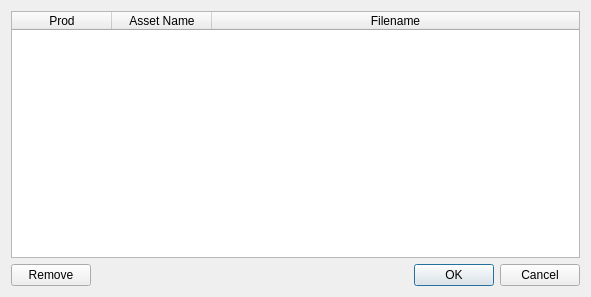
<?xml version="1.0" encoding="UTF-8"?>
<ui version="4.0">
 <class>Dialog</class>
 <widget class="QDialog" name="Dialog">
  <property name="geometry">
   <rect>
    <x>0</x>
    <y>0</y>
    <width>591</width>
    <height>297</height>
   </rect>
  </property>
  <property name="windowTitle">
   <string>Anim Transfer</string>
  </property>
  <layout class="QGridLayout" name="gridLayout">
   <item row="0" column="0" colspan="2">
    <widget class="QTableWidget" name="tableWidget">
     <property name="selectionBehavior">
      <enum>QAbstractItemView::SelectRows</enum>
     </property>
     <attribute name="horizontalHeaderStretchLastSection">
      <bool>true</bool>
     </attribute>
     <column>
      <property name="text">
       <string>Prod</string>
      </property>
     </column>
     <column>
      <property name="text">
       <string>Asset Name</string>
      </property>
     </column>
     <column>
      <property name="text">
       <string>Filename</string>
      </property>
     </column>
    </widget>
   </item>
   <item row="1" column="0">
    <widget class="QPushButton" name="removeButton">
     <property name="text">
      <string>Remove</string>
     </property>
    </widget>
   </item>
   <item row="1" column="1">
    <widget class="QDialogButtonBox" name="buttonBox">
     <property name="orientation">
      <enum>Qt::Horizontal</enum>
     </property>
     <property name="standardButtons">
      <set>QDialogButtonBox::Cancel|QDialogButtonBox::Ok</set>
     </property>
    </widget>
   </item>
  </layout>
 </widget>
 <resources/>
 <connections>
  <connection>
   <sender>buttonBox</sender>
   <signal>accepted()</signal>
   <receiver>Dialog</receiver>
   <slot>accept()</slot>
   <hints>
    <hint type="sourcelabel">
     <x>248</x>
     <y>254</y>
    </hint>
    <hint type="destinationlabel">
     <x>157</x>
     <y>274</y>
    </hint>
   </hints>
  </connection>
  <connection>
   <sender>buttonBox</sender>
   <signal>rejected()</signal>
   <receiver>Dialog</receiver>
   <slot>reject()</slot>
   <hints>
    <hint type="sourcelabel">
     <x>316</x>
     <y>260</y>
    </hint>
    <hint type="destinationlabel">
     <x>286</x>
     <y>274</y>
    </hint>
   </hints>
  </connection>
 </connections>
</ui>
